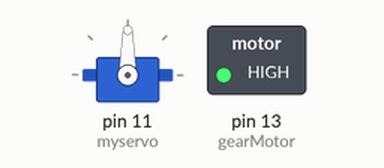
A sketch run on a simulated Arduino Uno, built with avr-gcc and run on an emulated ATmega328P. Shown: servo, switched loads named in the sketch (green lamp = pin HIGH).

Above: at 0.1 s.
At 3.1 s:
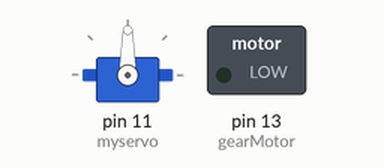
Timing chart, 0 to 40.0 s (numbered marks = the images above):
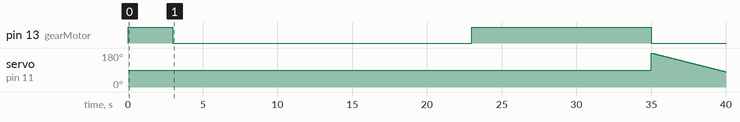

Measured:
- by itself, pin 13 (gearMotor): LOW → HIGH at 0.00 s, → LOW 3.0 s later, → HIGH 20.0 s later, → LOW 12.0 s later

The sketch:

Spreader.ino
```cpp
#include <Servo.h>

Servo myservo;  // create servo object to control a servo
// twelve servo objects can be created on most boards

int pos = 0;    // variable to store the servo position
int gearMotor = 13;
float update0 = 0;
float update2 = 0;
float update3 = 0;

void setup() {
  myservo.attach(11);  // attaches the servo on pin 9 to the servo
  pinMode(gearMotor, OUTPUT);
}

void loop() {

update0 = millis();
while (millis() - update0 < 3000){
  digitalWrite(gearMotor, HIGH);
  //std::cout << "hi";
  Serial.println("hi");
}
digitalWrite(gearMotor, LOW);
Serial.println("GOT HERE");

delay(20000); //Wait for action TOAST

update2 = millis();
while(millis() - update2 < 12000){
  digitalWrite(gearMotor, HIGH);
  Serial.println("HERE");
}
digitalWrite(gearMotor, LOW);

Serial.println("WOWO");
for (pos = 180; pos >= 0; pos -= 1) { // goes from 180 degrees to 0 degrees
    myservo.write(pos);              // tell servo to go to position in variable 'pos'
    delay(50);                       // waits 15ms for the servo to reach the position
  }
myservo.write(90);
//delay(2000); //Wait for action Spread


update3 = millis();
while(millis() - update3 < 20000){
  digitalWrite(gearMotor, HIGH);
  Serial.println("3");
}
digitalWrite(gearMotor, LOW);

delay(10000); //Wait for action Toppings

digitalWrite(gearMotor, HIGH);
Serial.println("end");
}
```
